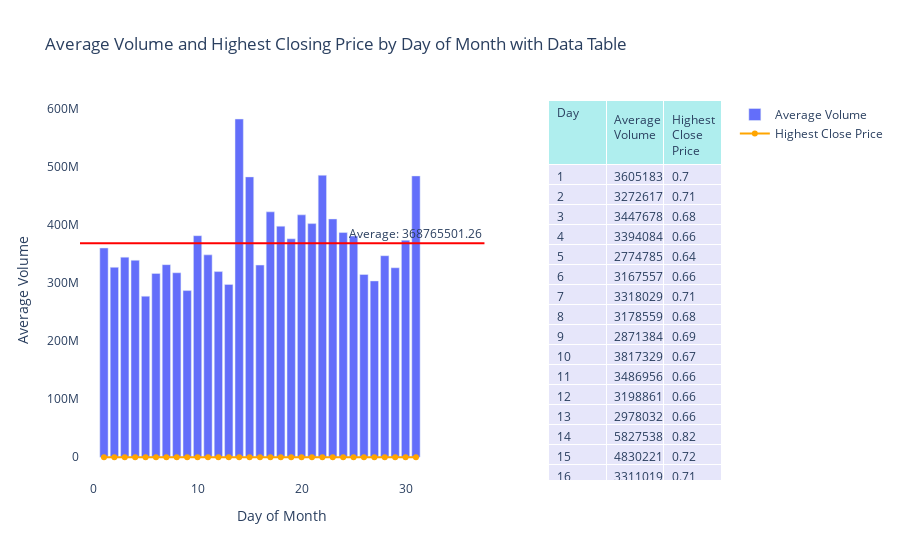

Notebook cell for this chart:
### Markdown cell above
### Volume by Days of the Month and highest closing price

### Code cell
import plotly.graph_objs as go
from plotly.subplots import make_subplots

# Assuming 'Close_time' is the index of full_data and it's in datetime format
# Extracting the day from the index
full_data['Day'] = full_data.index.day

# Group by 'Day' and calculate the average volume and highest closing price
average_volume_by_day = full_data.groupby('Day')['Volume'].mean()
highest_close_by_day = full_data.groupby('Day')['Close'].max()

# Calculate the overall average volume for comparison
overall_average_volume = full_data['Volume'].mean()

# Create a subplot with 1 row and 2 columns
# The first column will have the graph and the second column will have the table
fig = make_subplots(rows=1, cols=2, column_widths=[0.7, 0.3], 
                    specs=[[{"type": "xy"}, {"type": "table"}]])

# Add the bar chart for average volume to the first column
fig.add_trace(go.Bar(x=average_volume_by_day.index, y=average_volume_by_day, 
                     name='Average Volume'), row=1, col=1)

# Add the scatter plot for the highest closing price to the first column
fig.add_trace(go.Scatter(x=highest_close_by_day.index, y=highest_close_by_day,
                         mode='markers+lines', name='Highest Close Price', 
                         marker=dict(color='orange')), row=1, col=1)

# Adding a line for the overall average volume in the first column
fig.add_hline(y=overall_average_volume, line=dict(color='red', width=2), row=1, col=1)

# Annotations for the overall average volume in the first column
fig.add_annotation(x=max(average_volume_by_day.index), y=overall_average_volume, 
                   text=f'Average: {overall_average_volume:.2f}', 
                   showarrow=False, yshift=10, row=1, col=1)

# Add the table to the second column
fig.add_trace(go.Table(
    header=dict(values=['Day', 'Average Volume', 'Highest Close Price'],
                fill_color='paleturquoise',
                align='left'),
    cells=dict(values=[average_volume_by_day.index, 
                       average_volume_by_day.round(2), 
                       highest_close_by_day.round(2)],
               fill_color='lavender',
               align='left')), row=1, col=2)

# Update layout for a more modern look and to accommodate the highest close price trace
fig.update_layout(
    title='Average Volume and Highest Closing Price by Day of Month with Data Table',
    showlegend=True,
    plot_bgcolor='white'
)

# Update xaxis and yaxis properties for the first column
fig.update_xaxes(title_text='Day of Month', row=1, col=1)
fig.update_yaxes(title_text='Average Volume', row=1, col=1)

fig.show()

### Figure 1 — Plotly figure (JSON) as saved in the notebook; plotly's stock layout.template omitted (floating-point values rounded to 4 significant figures)
{"data": [{"name": "Average Volume", "type": "bar", "x": [1, 2, 3, 4, 5, 6, 7, 8, 9, 10, 11, 12, 13, 14, 15, 16, 17, 18, 19, 20, 21, 22, 23, 24, 25, 26, 27, 28, 29, 30, 31], "xaxis": "x", "y": [360500000.0, 327300000.0, 344800000.0, 339400000.0, 277500000.0, 316800000.0, 331800000.0, 317900000.0, 287100000.0, 381700000.0, 348700000.0, 319886107, 297800000.0, 582753873, 483000000.0, 331100000.0, 422800000.0, 398100000.0, 376400000.0, 417600000.0, 402500000.0, 485900000.0, 410600000.0, 387100000.0, 381100000.0, 314800000.0, 303700000.0, 347200000.0, 326500000.0, 373900000.0, 484700000.0], "yaxis": "y"}, {"marker": {"color": "orange"}, "mode": "markers+lines", "name": "Highest Close Price", "type": "scatter", "x": [1, 2, 3, 4, 5, 6, 7, 8, 9, 10, 11, 12, 13, 14, 15, 16, 17, 18, 19, 20, 21, 22, 23, 24, 25, 26, 27, 28, 29, 30, 31], "xaxis": "x", "y": [0.6976, 0.7069, 0.685, 0.663, 0.6356, 0.6607, 0.7148, 0.685, 0.6869, 0.6665, 0.6595, 0.6626, 0.6613, 0.8153, 0.7179, 0.7145, 0.7468, 0.7374, 0.7779, 0.8199, 0.7942, 0.7713, 0.7331, 0.7384, 0.7021, 0.7089, 0.7161, 0.7139, 0.712, 0.7121, 0.7046], "yaxis": "y"}, {"cells": {"align": "left", "fill": {"color": "lavender"}, "values": [[1, 2, 3, 4, 5, 6, 7, 8, 9, 10, 11, 12, 13, 14, 15, 16, 17, 18, 19, 20, 21, 22, 23, 24, 25, 26, 27, 28, 29, 30, 31], [360500000.0, 327300000.0, 344800000.0, 339400000.0, 277500000.0, 316800000.0, 331800000.0, 317900000.0, 287100000.0, 381700000.0, 348700000.0, 319886107, 297800000.0, 582753873, 483000000.0, 331100000.0, 422800000.0, 398100000.0, 376400000.0, 417600000.0, 402500000.0, 485900000.0, 410600000.0, 387100000.0, 381100000.0, 314800000.0, 303700000.0, 347200000.0, 326500000.0, 373900000.0, 484700000.0], [0.7, 0.71, 0.68, 0.66, 0.64, 0.66, 0.71, 0.68, 0.69, 0.67, 0.66, 0.66, 0.66, 0.82, 0.72, 0.71, 0.75, 0.74, 0.78, 0.82, 0.79, 0.77, 0.73, 0.74, 0.7, 0.71, 0.72, 0.71, 0.71, 0.71, 0.7]]}, "domain": {"x": [0.73, 1], "y": [0, 1]}, "header": {"align": "left", "fill": {"color": "paleturquoise"}, "values": ["Day", "Average Volume", "Highest Close Price"]}, "type": "table"}], "layout": {"annotations": [{"showarrow": false, "text": "Average: 368765501.26", "x": 31, "xref": "x", "y": 368800000.0, "yref": "y", "yshift": 10}], "plot_bgcolor": "white", "shapes": [{"line": {"color": "red", "width": 2}, "type": "line", "x0": 0, "x1": 1, "xref": "x domain", "y0": 368800000.0, "y1": 368800000.0, "yref": "y"}], "showlegend": true, "title": {"text": "Average Volume and Highest Closing Price by Day of Month with Data Table"}, "xaxis": {"anchor": "y", "domain": [0, 0.63], "title": {"text": "Day of Month"}}, "yaxis": {"anchor": "x", "domain": [0, 1], "title": {"text": "Average Volume"}}}}
